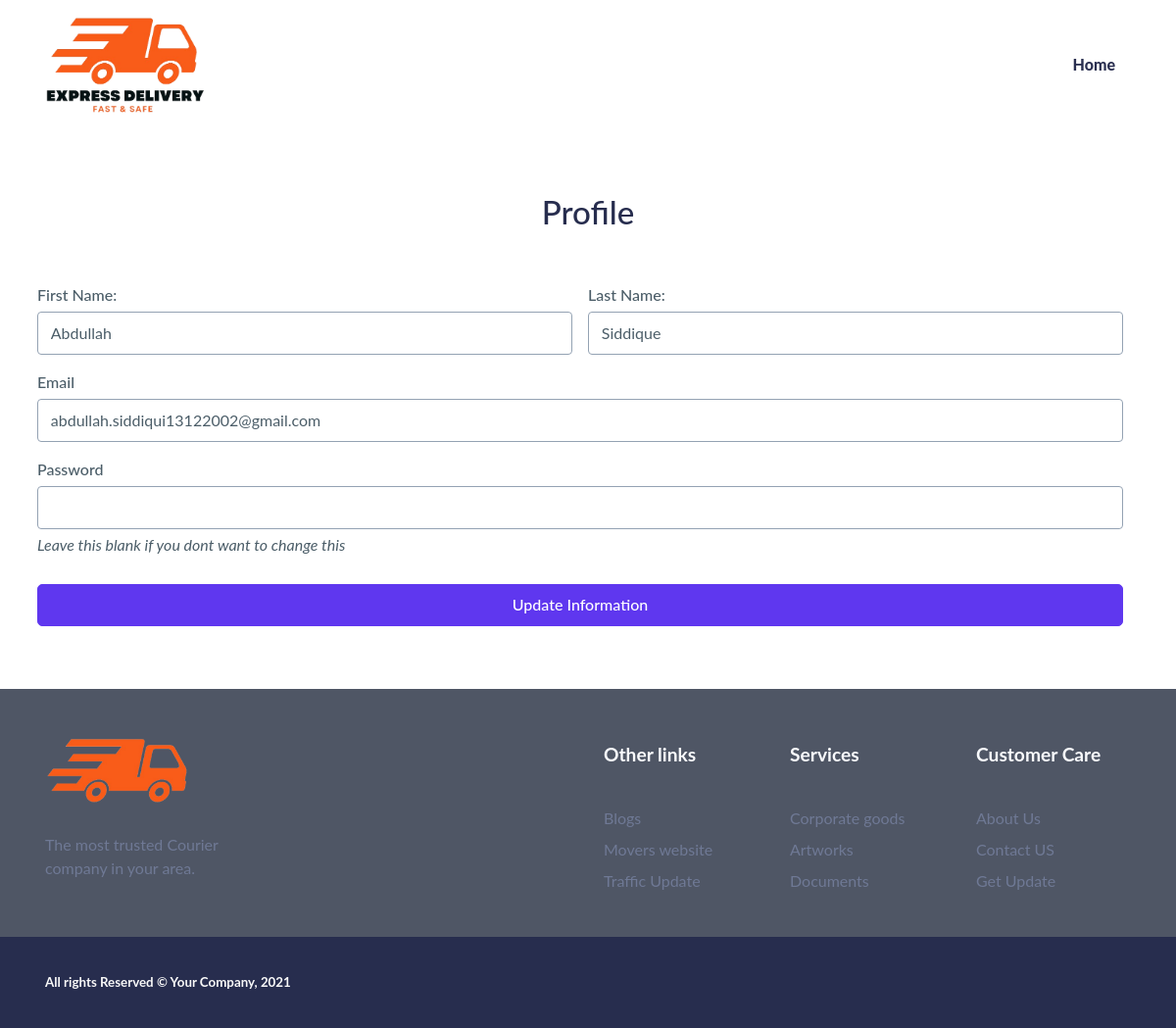
The app's page /user/public/profile.php (signed in) with its own data.
### tables this page shows
CREATE TABLE `user` (
  `id` int(11) NOT NULL,
  `firstname` varchar(255) NOT NULL,
  `lastname` varchar(255) NOT NULL,
  `email` varchar(255) NOT NULL,
  `password` varchar(255) NOT NULL,
  `token` varchar(255) NOT NULL,
  `date_created` datetime NOT NULL DEFAULT current_timestamp()
);

### user/public/profile.php (the view, shortened to what this page needs)
<?php
require("../../include/connection.php");
if(isset($_SESSION['email'])){
$user_id = $_SESSION['id'];
?>
<!DOCTYPE html>
<html lang="en-US" dir="ltr">
  <head>
    <link href="assets/css/theme.css" rel="stylesheet" />
    <link rel="stylesheet" href="https://cdnjs.cloudflare.com/ajax/libs/font-awesome/6.5.1/css/all.min.css" />
  </head>
  <body>
    <main class="main" id="top">
    <nav class="navbar navbar-expand-lg navbar-light fixed-top py-3 d-block" id="navbar">
        <div class="container"><a class="navbar-brand" href="index.php"><img src="assets/img/gallery/EXpress_Delivery__2_-removebg-preview.png" height="100" alt="logo" /></a>
          <div class="collapse navbar-collapse border-top border-lg-0 mt-4 mt-lg-0" id="navbarSupportedContent">
            <ul class="navbar-nav ms-auto pt-2 pt-lg-0 font-">
              <li class="nav-item px-2"><a class="nav-link fw-bolder" aria-current="page" href="index.php">Home</a></li>
            </ul>
          </div>
        </div>
      </nav>
        <?php
        $read = "SELECT * FROM `user` Where `id` = '$user_id';";
        $result_read = mysqli_query($connection,$read);
        if($result_read){
            $row = mysqli_fetch_assoc($result_read);
            $firstname = $row["firstname"];
            $lastname = $row["lastname"];
            $email = $row["email"];
        }
        ?>
      <section class="py-xxl-10 pb-0 my-5" id="home">
        <div class="container">
          <div class="row align-items-center">
            <h2 class="text-center my-4">Profile</h2>
            <form class="row g-3" method="post">
            <div class="col-md-6 my-2">
                <label class="form-label" for="">First Name:</label>
                <input class="form-control" type="text" value="<?= $firstname ?>" name="firstname" id="">
            </div>
            <div class="col-md-6 my-2">
                <label class="form-label" for="">Last Name:</label>
                <input class="form-control" value="<?= $lastname ?>" type="text" name="lastname" id="">
            </div>
            <div class="col-md-12 my-2">
                <label class="form-label" for="">Email</label>
                <input class="form-control" value="<?= $email ?>" type="email" name="email" id="">
            </div>
            <div class="col-md-12 my-2">
                <label class="form-label" for="">Password</label>
                <input class="form-control" type="password" name="password" id="">
                <p class="my-1"><i>Leave this blank if you dont want to change this</i></p>
            </div>
            <div class="col-lg-12 my-3 mx-auto">
                <button class="btn btn-primary w-100" name="update_information" type="submit">Update Information</button>
            </div>
            </form>
          </div>
        </div>
      </section>
      <section class="bg-900 pb-0 pt-5">
        <div class="container">
          <div class="row">
            <div class="col-12 col-sm-12 col-lg-6 mb-4 order-0 order-sm-0"><a class="text-decoration-none" href="#"><img src="assets/img/gallery/EXpress_Delivery__3_-removebg-preview.png" height="70" alt="" /></a>
              <p class="text-500 my-4">The most trusted Courier<br />company in your area.</p>
            </div>
            <div class="col-6 col-sm-4 col-lg-2 mb-3 order-2 order-sm-1">
              <h5 class="lh-lg fw-bold mb-4 text-light font-sans-serif">Other links </h5>
              <ul class="list-unstyled mb-md-4 mb-lg-0">
                <li class="lh-lg"><a class="text-500" href="#!">Blogs</a></li>
                <li class="lh-lg"><a class="text-500" href="#!">Movers website</a></li>
                <li class="lh-lg"><a class="text-500" href="#!">Traffic Update</a></li>
              </ul>
            </div>
            <div class="col-6 col-sm-4 col-lg-2 mb-3 order-3 order-sm-2">
              <h5 class="lh-lg fw-bold text-light mb-4 font-sans-serif">Services</h5>
              <ul class="list-unstyled mb-md-4 mb-lg-0">
                <li class="lh-lg"><a class="text-500" href="#!">Corporate goods</a></li>
                <li class="lh-lg"><a class="text-500" href="#!">Artworks</a></li>
                <li class="lh-lg"><a class="text-500" href="#!">Documents</a></li>
              </ul>
            </div>
            <div class="col-6 col-sm-4 col-lg-2 mb-3 order-3 order-sm-2">
              <h5 class="lh-lg fw-bold text-light mb-4 font-sans-serif"> Customer Care</h5>
              <ul class="list-unstyled mb-md-4 mb-lg-0">
                <li class="lh-lg"><a class="text-500" href="#!">About Us</a></li>
                <li class="lh-lg"><a class="text-500" href="#!">Contact US</a></li>
                <li class="lh-lg"><a class="text-500" href="#!">Get Update</a></li>
              </ul>
            </div>
          </div>
        </div>
      </section>
      <section class="py-0 bg-1000">
        <div class="container">
          <div class="row justify-content-md-between justify-content-evenly py-4">
            <div class="col-12 col-sm-8 col-md-6 col-lg-auto text-center text-md-start">
              <p class="fs--1 my-2 fw-bold text-200">All rights Reserved &copy; Your Company, 2021</p>
            </div>
          </div>
        </div>
      </section>
    </main>
  </body>
</html>
<?php
}
else{
    header("location: login.php");
}
?>

### user/public/profile.php (style rules this page uses)
.form-label { margin-bottom: 0.3rem !important; }
li { list-style-type: none; }

### records on screen
user: firstname "Abdullah", lastname "Siddique", email "abdullah.siddiqui13122002@gmail.com"
